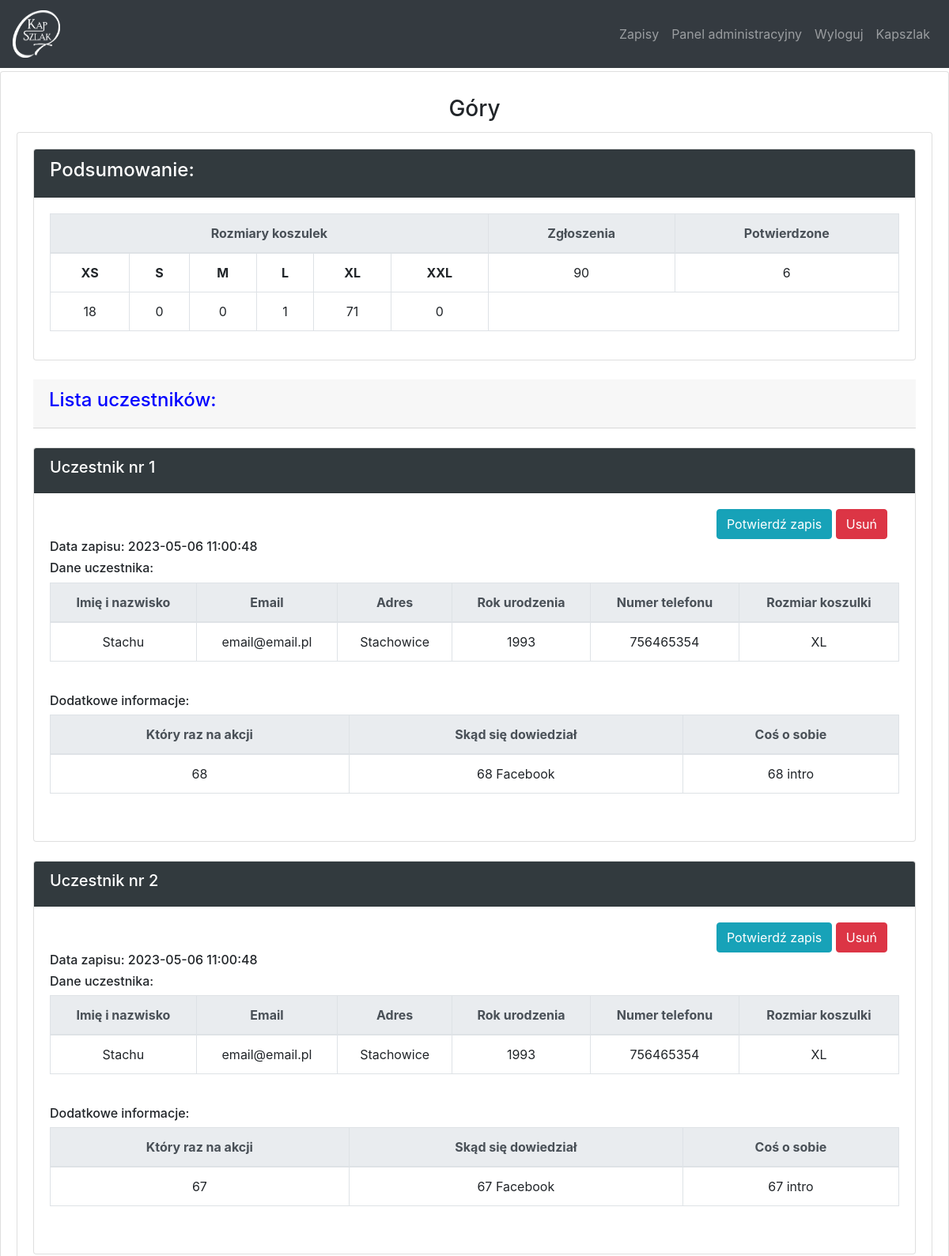
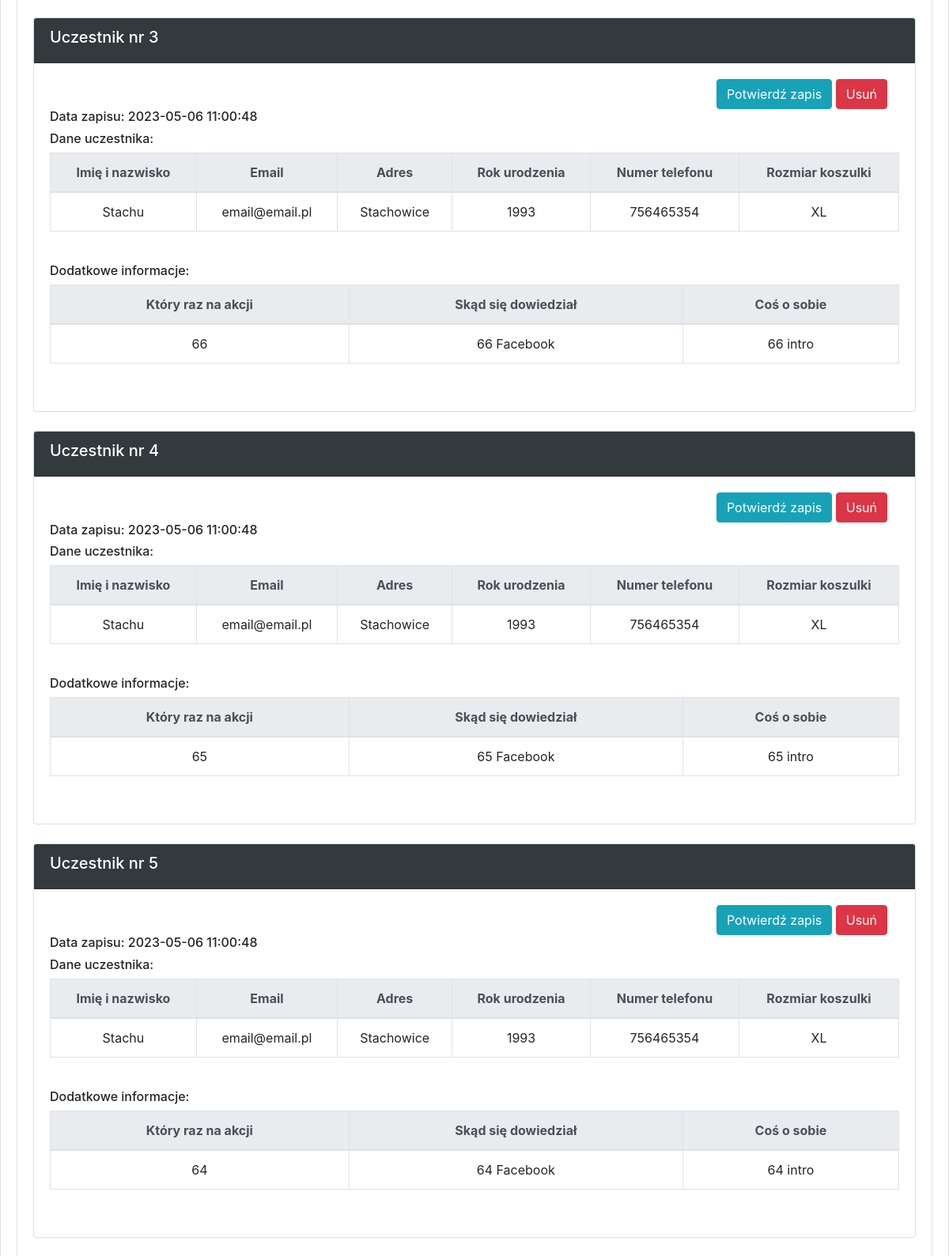
The app's page /dashboard/eventview?event_id=1 (signed in, upper part) with its own data (2 pictures, top to bottom).
### website/models.py (models this page shows)
class Events(db.Model):
    id = db.Column(db.Integer, primary_key=True)
    year_id = db.Column(db.Integer, db.ForeignKey('year.id'))
    signup = db.relationship('Signup', backref='events')
    name = db.Column(db.String(300))
    date  = db.Column(db.Date)
    temp_id = db.Column(db.Integer)
    is_active = db.Column(db.Boolean, default=True, nullable=False)
    mail_temp = db.Column(db.String(1000))

class Signup(db.Model):
    id = db.Column(db.Integer, primary_key=True)
    event_id = db.Column(db.Integer, db.ForeignKey('events.id'))
    date  = db.Column(db.DateTime)
    person = db.relationship('Person', backref='signup')
    basic = db.relationship('Basic', backref='signup')
    winter = db.relationship('Winter', backref='signup')
    turnament = db.relationship('Turnament', backref='signup')
    older = db.relationship('Older', backref='signup')

class Person(db.Model):
    id = db.Column(db.Integer, primary_key=True)
    signup_id = db.Column(db.Integer, db.ForeignKey('signup.id'))
    is_verified = db.Column(db.Boolean, default=False)
    is_contact = db.Column(db.Boolean, default=True)
    name = db.Column(db.String(300))
    email = db.Column(db.String(300))
    adress = db.Column(db.String(300))
    year = db.Column(db.Integer)
    telNum = db.Column(db.Integer)
    selectSize = db.Column(db.String(10))
    weight = db.Column(db.Integer)
    height = db.Column(db.Integer)

class Basic(db.Model):
    id = db.Column(db.Integer, primary_key=True)
    signup_id = db.Column(db.Integer, db.ForeignKey('signup.id'))
    howMany = db.Column(db.Integer)
    whereKnew = db.Column(db.String(300))
    intro = db.Column(db.String(500))

### website/views.py (the view, shortened to what this page needs)
@views.route('/dashboard/eventview', methods=['GET', 'POST'])
@login_required
def event_view():
    event_id = request.args.get('event_id', None)
    event = Events.query.get(int(event_id))
    if event:
        sn_lst = event.signup
        sn_lst = sorted(sn_lst, key=lambda signup: signup.id, reverse=True)
        dic = get_sumup(event, sn_lst)
        if event.temp_id != 3:
            return render_template('event_view.html', event=event, sn_lst=sn_lst, user=current_user, dic=dic)
    else:
        flash('Operacja nie jest dostepna', category='error')
        return redirect(url_for('views.dashboard'))

### website/templates/event_view.html (shortened to what this page needs)
{% extends "base.html" %}
{% block content %}
<div class="card">
		    <div class="card-body">
		    	<h3 class="card-title" align="center">{{ event.name }}</h3>
		    	<div class="card">
		    		<div class="card-body">
		    		{% if event.temp_id == 1 %}
			    		{% include 'signup_view/ev1.html' %}
			    	{% elif event.temp_id == 2 %}
			    		{% include 'signup_view/ev2.html' %}
			    	{% elif event.temp_id == 3 %}
			    		{% include 'signup_view/ev3.html' %}
			    	{% elif event.temp_id == 4 %}
			    		{% include 'signup_view/ev4.html' %}
			    	{% elif event.temp_id == 5 %}
			    		{% include 'signup_view/ev5.html' %}
			    	{% elif event.temp_id == 6 %}
			    		{% include 'signup_view/ev6.html' %}
			    	{% endif %}
		    		</div>
		</div>
	</div>
</div>
{% endblock %}

### website/templates/signup_view/ev1.html (shortened to what this page needs)
<div class="card">
    <div class="card-header" style="background-color: #323a3e">
<h4><font color="white">Podsumowanie:</font></h4>
</div>
<div class="card-body">
<table class="table table-bordered">
                          <thead class="thead-light" align="center">
                            <tr>
                            <th colspan="6">Rozmiary koszulek</th>
                              <th scope="col">Zgłoszenia</th>
                              <th scope="col">Potwierdzone</th>
                            </tr>
                          </thead>
                          <tbody align="center">
                            <tr>
                                <td><b>XS</b></td>
                              <td><b>S</b></td>
                              <td><b>M</b></td>
                              <td><b>L</b></td>
                              <td><b>XL</b></td>
                              <td><b>XXL</b></td>
                              <td>{{ dic['num_signup'] }}</td>
                              <td>{{ dic['num_active'] }}</td>
                            </tr>
                            <tr>
                              <td>{{ dic['xs'] }}</td>
                              <td>{{ dic['s'] }}</td>
                              <td>{{ dic['m'] }}</td>
                              <td>{{ dic['l'] }}</td>
                              <td>{{ dic['xl'] }}</td>
                              <td>{{ dic['xxl'] }}</td>
                            </tr>
                    </tbody>
                        </table>
                      </div>
</div>
<br>
    <div class="card-header">
      {% if dic['num_signup'] != 0 %}
<h4><font color="blue">Lista uczestników:</font></h4>
{% else %}
<h4><font color="red">Brak zapisanych uczestników:</font></h4>
{% endif %}
</div>
<br>
{% for signup in sn_lst %}
<div class="card">
    <div class="card-header" style="background-color: #323a3e">
<h5><font color="white">Uczestnik nr {{ loop.index }}</font></h5>
</div>
    {% for item in signup.person %}
    <div class="card-body">
      <div class="col-md-12 text-right">
        {% if not item.is_verified %}
        <a href="/signup-verified?event_id={{ event.id }}&person_id={{ item.id }}"><button type="button" class="btn btn-info">Potwierdź zapis</button></a>
        {% else %}
        <button type="button" class="btn btn-success" disabled>Zgłoszenie potwierdzone</button>
        {% endif %}
        {% if event.is_active %}
        <a href="/delete?event_id={{ event.id }}&signup_id={{ signup.id }}"><button type="button" class="btn btn-danger">Usuń</button></a>
        {% endif %}
      </div>
<h6>Data zapisu: {{ signup.date }}</h6>
<h6>Dane uczestnika:</h6>
<table class="table table-bordered">
                          <thead class="thead-light" align="center">
                            <tr>
                              <th scope="col">Imię i nazwisko</th>
                              <th scope="col">Email</th>
                              <th scope="col">Adres</th>
                              <th scope="col">Rok urodzenia</th>
                              <th scope="col">Numer telefonu</th>
                              <th scope="col">Rozmiar koszulki</th>
                            </tr>
                          </thead>
                          <tbody align="center">
                            <tr>
                              <td>{{ item.name }}</td>
                              <td>{{ item.email }}</td>
                              <td>{{ item.adress }}</td>
                              <td>{{ item.year }}</td>
                              <td>{{ item.telNum }}</td>
                              <td>{{ item.selectSize }}</td>
                            </tr>
                          </tbody>
                        </table>
               {% endfor %}
               <br>
{% for item in signup.basic %}
<h6>Dodatkowe informacje:</h6>
<table class="table table-bordered">
                          <thead class="thead-light" align="center">
                            <tr>
                              <th scope="col">Który raz na akcji</th>
                              <th scope="col">Skąd się dowiedział</th>
                              <th scope="col">Coś o sobie</th>
                            </tr>
                          </thead>
                          <tbody align="center">
                            <tr>
                              <td>{{ item.howMany }}</td>
                              <td>{{ item.whereKnew }}</td>
                              <td>{{ item.intro }}</td>
                            </tr>
                          </tbody>
                        </table>
               {% endfor %}
               <br>
             </div>
           </div><br>
               {% endfor %}

### website/static/css/style.css (style rules this page uses)
h3 { margin-top: 10px; }
table, th, td { border: 1px solid black; border-collapse: collapse; }

### records on screen
Events: name "Góry"
Signup: date "2023-05-06 11:00:48"
Person: name "Stachu", email "email@email.pl", adress "Stachowice", year "1993", telNum "756465354", selectSize "XL"
Basic: howMany "68", whereKnew "68 Facebook", intro "68 intro"
Signup: date "2023-05-06 11:00:48"
Person: name "Stachu", email "email@email.pl", adress "Stachowice", year "1993", telNum "756465354", selectSize "XL"
Basic: howMany "67", whereKnew "67 Facebook", intro "67 intro"
Signup: date "2023-05-06 11:00:48"
Person: name "Stachu", email "email@email.pl", adress "Stachowice", year "1993", telNum "756465354", selectSize "XL"
Basic: howMany "66", whereKnew "66 Facebook", intro "66 intro"
Signup: date "2023-05-06 11:00:48"
Person: name "Stachu", email "email@email.pl", adress "Stachowice", year "1993", telNum "756465354", selectSize "XL"
Basic: howMany "65", whereKnew "65 Facebook", intro "65 intro"
Signup: date "2023-05-06 11:00:48"
Person: name "Stachu", email "email@email.pl", adress "Stachowice", year "1993", telNum "756465354", selectSize "XL"
Basic: howMany "64", whereKnew "64 Facebook", intro "64 intro"

### other values on screen
{{ dic['num_signup'] }} "90"
{{ dic['num_active'] }} "6"
{{ dic['xs'] }} "18"
{{ dic['s'] }} "0"
{{ dic['m'] }} "0"
{{ dic['l'] }} "1"
{{ dic['xl'] }} "71"
{{ dic['xxl'] }} "0"
